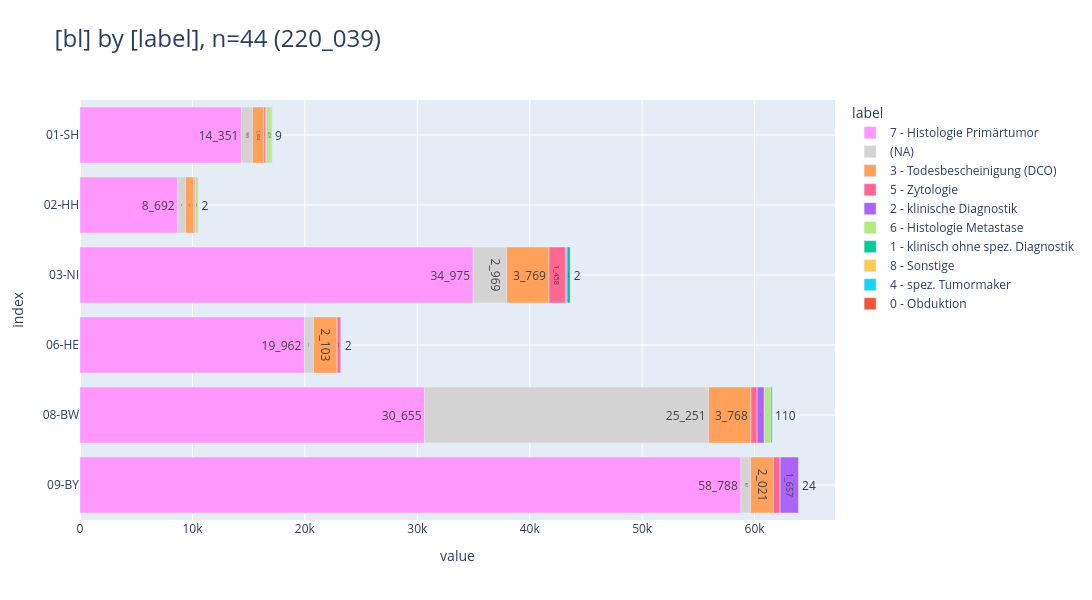

This figure's notebook cell:
### Code cell
_df = df_dsich[
    [
        "bl",
        "label",
        "cnt",
    ]
].sort_values("bl")

_ = pls.plot_stacked_bars(
    _df,
    # swap=True,
    orientation="h",
    # show_total=True,
    # normalize=True,
    # relative=True,
    height=600,
    # top_n_color=5,
    # sort_values_index=True,
    sort_values_color=True,
    # top_n_index=3,
    # precision=2,
    # show_other=True,
    # top_n_index=2,
    # kkr_col="bl",
)
_

### Figure 1 — Plotly figure (JSON) as saved in the notebook; plotly's stock layout.template omitted (floating-point values rounded to 4 significant figures)
{"data": [{"hovertemplate": "col=7 - Histologie Primärtumor<br>value=%{x}<br>index=%{y}<br>cnt_str=%{text}<extra></extra>", "legendgroup": "7 - Histologie Primärtumor", "marker": {"color": "#FF97FF", "pattern": {"shape": ""}}, "name": "7 - Histologie Primärtumor", "orientation": "h", "showlegend": true, "text": ["14_351", "8_692", "34_975", "19_962", "30_655", "58_788"], "textposition": "auto", "type": "bar", "x": [14351, 8692, 34975, 19962, 30655, 58788], "xaxis": "x", "y": ["01-SH", "02-HH", "03-NI", "06-HE", "08-BW", "09-BY"], "yaxis": "y"}, {"hovertemplate": "col=(NA)<br>value=%{x}<br>index=%{y}<br>cnt_str=%{text}<extra></extra>", "legendgroup": "(NA)", "marker": {"color": "lightgray", "pattern": {"shape": ""}}, "name": "(NA)", "orientation": "h", "showlegend": true, "text": ["989", "688", "2_969", "804", "25_251", "857"], "textposition": "auto", "type": "bar", "x": [989, 688, 2969, 804, 25251, 857], "xaxis": "x", "y": ["01-SH", "02-HH", "03-NI", "06-HE", "08-BW", "09-BY"], "yaxis": "y"}, {"hovertemplate": "col=3 - Todesbescheinigung (DCO)<br>value=%{x}<br>index=%{y}<br>cnt_str=%{text}<extra></extra>", "legendgroup": "3 - Todesbescheinigung (DCO)", "marker": {"color": "#FFA15A", "pattern": {"shape": ""}}, "name": "3 - Todesbescheinigung (DCO)", "orientation": "h", "showlegend": true, "text": ["1_004", "735", "3_769", "2_103", "3_768", "2_021"], "textposition": "auto", "type": "bar", "x": [1004, 735, 3769, 2103, 3768, 2021], "xaxis": "x", "y": ["01-SH", "02-HH", "03-NI", "06-HE", "08-BW", "09-BY"], "yaxis": "y"}, {"hovertemplate": "col=5 - Zytologie<br>value=%{x}<br>index=%{y}<br>cnt_str=%{text}<extra></extra>", "legendgroup": "5 - Zytologie", "marker": {"color": "#FF6692", "pattern": {"shape": ""}}, "name": "5 - Zytologie", "orientation": "h", "showlegend": true, "text": ["146", "116", "1_458", "289", "550", "607"], "textposition": "auto", "type": "bar", "x": [146, 116, 1458, 289, 550, 607], "xaxis": "x", "y": ["01-SH", "02-HH", "03-NI", "06-HE", "08-BW", "09-BY"], "yaxis": "y"}, {"hovertemplate": "col=2 - klinische Diagnostik<br>value=%{x}<br>index=%{y}<br>cnt_str=%{text}<extra></extra>", "legendgroup": "2 - klinische Diagnostik", "marker": {"color": "#AB63FA", "pattern": {"shape": ""}}, "name": "2 - klinische Diagnostik", "orientation": "h", "showlegend": true, "text": ["100", "35", "151", "104", "641", "1_657"], "textposition": "auto", "type": "bar", "x": [100, 35, 151, 104, 641, 1657], "xaxis": "x", "y": ["01-SH", "02-HH", "03-NI", "06-HE", "08-BW", "09-BY"], "yaxis": "y"}, {"hovertemplate": "col=6 - Histologie Metastase<br>value=%{x}<br>index=%{y}<br>cnt_str=%{text}<extra></extra>", "legendgroup": "6 - Histologie Metastase", "marker": {"color": "#B6E880", "pattern": {"shape": ""}}, "name": "6 - Histologie Metastase", "orientation": "h", "showlegend": true, "text": ["419", "262", "1", "584"], "textposition": "auto", "type": "bar", "x": [419, 262, 1, 584], "xaxis": "x", "y": ["01-SH", "02-HH", "03-NI", "08-BW"], "yaxis": "y"}, {"hovertemplate": "col=1 - klinisch ohne spez. Diagnostik<br>value=%{x}<br>index=%{y}<br>cnt_str=%{text}<extra></extra>", "legendgroup": "1 - klinisch ohne spez. Diagnostik", "marker": {"color": "#00CC96", "pattern": {"shape": ""}}, "name": "1 - klinisch ohne spez. Diagnostik", "orientation": "h", "showlegend": true, "text": ["65", "312", "110"], "textposition": "auto", "type": "bar", "x": [65, 312, 110], "xaxis": "x", "y": ["01-SH", "03-NI", "08-BW"], "yaxis": "y"}, {"hovertemplate": "col=8 - Sonstige<br>value=%{x}<br>index=%{y}<br>cnt_str=%{text}<extra></extra>", "legendgroup": "8 - Sonstige", "marker": {"color": "#FECB52", "pattern": {"shape": ""}}, "name": "8 - Sonstige", "orientation": "h", "showlegend": true, "text": ["5", "24"], "textposition": "auto", "type": "bar", "x": [5, 24], "xaxis": "x", "y": ["03-NI", "09-BY"], "yaxis": "y"}, {"hovertemplate": "col=4 - spez. Tumormaker<br>value=%{x}<br>index=%{y}<br>cnt_str=%{text}<extra></extra>", "legendgroup": "4 - spez. Tumormaker", "marker": {"color": "#19D3F3", "pattern": {"shape": ""}}, "name": "4 - spez. Tumormaker", "orientation": "h", "showlegend": true, "text": ["9", "2", "7"], "textposition": "auto", "type": "bar", "x": [9, 2, 7], "xaxis": "x", "y": ["01-SH", "02-HH", "06-HE"], "yaxis": "y"}, {"hovertemplate": "col=0 - Obduktion<br>value=%{x}<br>index=%{y}<br>cnt_str=%{text}<extra></extra>", "legendgroup": "0 - Obduktion", "marker": {"color": "#EF553B", "pattern": {"shape": ""}}, "name": "0 - Obduktion", "orientation": "h", "showlegend": true, "text": ["2", "2"], "textposition": "auto", "type": "bar", "x": [2, 2], "xaxis": "x", "y": ["03-NI", "06-HE"], "yaxis": "y"}], "layout": {"barmode": "relative", "height": 600, "legend": {"title": {"text": "label"}, "tracegroupgap": 0, "traceorder": "normal"}, "title": {"font": {"size": 24}, "text": "[bl] by [label], n=44 (220_039)", "xanchor": "left", "y": 0.95, "yanchor": "top"}, "width": 1600, "xaxis": {"anchor": "y", "domain": [0, 1], "gridwidth": 1, "range": [0, 67150.0], "showgrid": true, "title": {"text": "value"}}, "yaxis": {"anchor": "x", "categoryarray": ["09-BY", "08-BW", "06-HE", "03-NI", "02-HH", "01-SH"], "categoryorder": "array", "domain": [0, 1], "gridwidth": 1, "showgrid": true, "title": {"text": "index"}}}}
